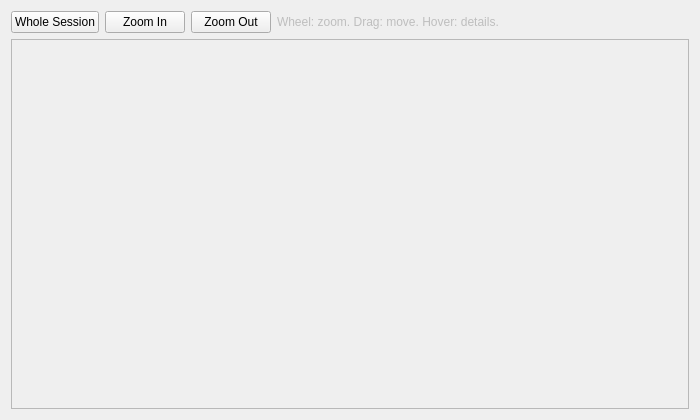
<?xml version="1.0" encoding="UTF-8"?>
<ui version="4.0">
 <class>SessionTimelineView</class>
 <widget class="QWidget" name="SessionTimelineView">
  <property name="geometry">
   <rect><x>0</x><y>0</y><width>700</width><height>420</height></rect>
  </property>
  <layout class="QVBoxLayout" name="verticalLayout">
   <item>
    <layout class="QHBoxLayout" name="tools_layout">
     <item>
      <widget class="QPushButton" name="fit_btn">
       <property name="toolTip"><string>Show the whole session.</string></property>
       <property name="whatsThis"><string>Zoom out so the whole session fits the width.</string></property>
       <property name="text"><string>Whole Session</string></property>
      </widget>
     </item>
     <item>
      <widget class="QPushButton" name="zoom_in_btn">
       <property name="toolTip"><string>Zoom in (or scroll the wheel over the timeline).</string></property>
       <property name="whatsThis"><string>Show a shorter stretch of time in more detail. You can also scroll the mouse wheel over the timeline to zoom around the cursor.</string></property>
       <property name="text"><string>Zoom In</string></property>
      </widget>
     </item>
     <item>
      <widget class="QPushButton" name="zoom_out_btn">
       <property name="toolTip"><string>Zoom out.</string></property>
       <property name="whatsThis"><string>Show a longer stretch of time.</string></property>
       <property name="text"><string>Zoom Out</string></property>
      </widget>
     </item>
     <item>
      <widget class="QLabel" name="hint_label">
       <property name="text"><string>Wheel: zoom. Drag: move. Hover: details.</string></property>
       <property name="enabled"><bool>false</bool></property>
      </widget>
     </item>
     <item>
      <spacer name="tools_spacer">
       <property name="orientation"><enum>Qt::Horizontal</enum></property>
       <property name="sizeHint" stdset="0"><size><width>40</width><height>20</height></size></property>
      </spacer>
     </item>
    </layout>
   </item>
   <item>
    <widget class="QScrollArea" name="canvas_scroll">
     <property name="frameShape"><enum>QFrame::StyledPanel</enum></property>
     <property name="widgetResizable"><bool>true</bool></property>
     <widget class="TimelineCanvas" name="canvas">
      <property name="whatsThis"><string>The session on a time axis. Top lanes: the activity phase of each robot skin. Then one lane per child (or skin, or sensor) with each touch as a bar as long as the touch lasted. Then what the robot did (dark: its own initiative; light: answering a touch), its buttons and other inputs, and what the observer coded. Hover any mark to read it.</string></property>
     </widget>
    </widget>
   </item>
  </layout>
 </widget>
 <customwidgets>
  <customwidget>
   <class>TimelineCanvas</class>
   <extends>QWidget</extends>
   <header>src.gui.data.timeline_canvas</header>
   <container>1</container>
  </customwidget>
 </customwidgets>
 <resources/>
 <connections/>
</ui>
